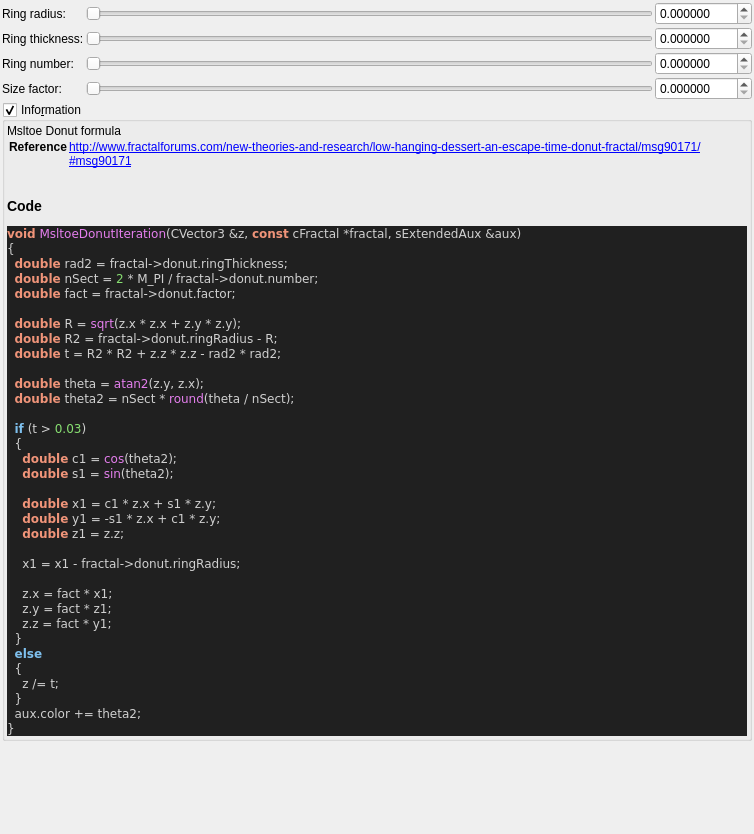
<?xml version="1.0" encoding="UTF-8"?>
<ui version="4.0">
 <class>Form</class>
 <widget class="QWidget" name="Form">
  <property name="geometry">
   <rect>
    <x>0</x>
    <y>0</y>
    <width>754</width>
    <height>834</height>
   </rect>
  </property>
  <property name="windowTitle">
   <string>Form</string>
  </property>
  <layout class="QVBoxLayout" name="verticalLayout">
   <property name="spacing">
    <number>2</number>
   </property>
   <property name="leftMargin">
    <number>2</number>
   </property>
   <property name="topMargin">
    <number>2</number>
   </property>
   <property name="rightMargin">
    <number>2</number>
   </property>
   <property name="bottomMargin">
    <number>2</number>
   </property>
   <item>
    <layout class="QGridLayout" name="gridLayout_2">
     <property name="spacing">
      <number>2</number>
     </property>
     <item row="2" column="2">
      <widget class="MyDoubleSpinBox" name="spinbox_donut_number">
       <property name="sizePolicy">
        <sizepolicy hsizetype="Minimum" vsizetype="Maximum">
         <horstretch>0</horstretch>
         <verstretch>0</verstretch>
        </sizepolicy>
       </property>
       <property name="prefix">
        <string/>
       </property>
       <property name="suffix">
        <string/>
       </property>
       <property name="decimals">
        <number>6</number>
       </property>
       <property name="minimum">
        <double>0.000000000000000</double>
       </property>
       <property name="maximum">
        <double>1000.000000000000000</double>
       </property>
       <property name="singleStep">
        <double>0.100000000000000</double>
       </property>
      </widget>
     </item>
     <item row="2" column="1">
      <widget class="QSlider" name="slider_donut_number">
       <property name="sizePolicy">
        <sizepolicy hsizetype="Expanding" vsizetype="Maximum">
         <horstretch>0</horstretch>
         <verstretch>0</verstretch>
        </sizepolicy>
       </property>
       <property name="maximum">
        <number>20000000</number>
       </property>
       <property name="singleStep">
        <number>1</number>
       </property>
       <property name="orientation">
        <enum>Qt::Horizontal</enum>
       </property>
      </widget>
     </item>
     <item row="2" column="0">
      <widget class="QLabel" name="label_10">
       <property name="text">
        <string>Ring number:</string>
       </property>
      </widget>
     </item>
     <item row="3" column="1">
      <widget class="QSlider" name="slider_donut_factor">
       <property name="sizePolicy">
        <sizepolicy hsizetype="Expanding" vsizetype="Maximum">
         <horstretch>0</horstretch>
         <verstretch>0</verstretch>
        </sizepolicy>
       </property>
       <property name="maximum">
        <number>20000000</number>
       </property>
       <property name="singleStep">
        <number>1</number>
       </property>
       <property name="orientation">
        <enum>Qt::Horizontal</enum>
       </property>
      </widget>
     </item>
     <item row="0" column="1">
      <widget class="QSlider" name="slider_donut_ring_radius">
       <property name="sizePolicy">
        <sizepolicy hsizetype="Expanding" vsizetype="Maximum">
         <horstretch>0</horstretch>
         <verstretch>0</verstretch>
        </sizepolicy>
       </property>
       <property name="maximum">
        <number>20000000</number>
       </property>
       <property name="singleStep">
        <number>1</number>
       </property>
       <property name="orientation">
        <enum>Qt::Horizontal</enum>
       </property>
      </widget>
     </item>
     <item row="0" column="0">
      <widget class="QLabel" name="label_7">
       <property name="text">
        <string>Ring radius:</string>
       </property>
      </widget>
     </item>
     <item row="3" column="2">
      <widget class="MyDoubleSpinBox" name="spinbox_donut_factor">
       <property name="sizePolicy">
        <sizepolicy hsizetype="Minimum" vsizetype="Maximum">
         <horstretch>0</horstretch>
         <verstretch>0</verstretch>
        </sizepolicy>
       </property>
       <property name="prefix">
        <string/>
       </property>
       <property name="suffix">
        <string/>
       </property>
       <property name="decimals">
        <number>6</number>
       </property>
       <property name="minimum">
        <double>0.000000000000000</double>
       </property>
       <property name="maximum">
        <double>1000.000000000000000</double>
       </property>
       <property name="singleStep">
        <double>0.100000000000000</double>
       </property>
      </widget>
     </item>
     <item row="0" column="2">
      <widget class="MyDoubleSpinBox" name="spinbox_donut_ring_radius">
       <property name="sizePolicy">
        <sizepolicy hsizetype="Minimum" vsizetype="Maximum">
         <horstretch>0</horstretch>
         <verstretch>0</verstretch>
        </sizepolicy>
       </property>
       <property name="prefix">
        <string/>
       </property>
       <property name="suffix">
        <string/>
       </property>
       <property name="decimals">
        <number>6</number>
       </property>
       <property name="minimum">
        <double>0.000000000000000</double>
       </property>
       <property name="maximum">
        <double>1000.000000000000000</double>
       </property>
       <property name="singleStep">
        <double>0.100000000000000</double>
       </property>
      </widget>
     </item>
     <item row="1" column="0">
      <widget class="QLabel" name="label_9">
       <property name="text">
        <string>Ring thickness:</string>
       </property>
      </widget>
     </item>
     <item row="1" column="1">
      <widget class="QSlider" name="slider_donut_ring_thickness">
       <property name="sizePolicy">
        <sizepolicy hsizetype="Expanding" vsizetype="Maximum">
         <horstretch>0</horstretch>
         <verstretch>0</verstretch>
        </sizepolicy>
       </property>
       <property name="maximum">
        <number>20000000</number>
       </property>
       <property name="singleStep">
        <number>1</number>
       </property>
       <property name="orientation">
        <enum>Qt::Horizontal</enum>
       </property>
      </widget>
     </item>
     <item row="3" column="0">
      <widget class="QLabel" name="label_11">
       <property name="text">
        <string>Size factor:</string>
       </property>
      </widget>
     </item>
     <item row="1" column="2">
      <widget class="MyDoubleSpinBox" name="spinbox_donut_ring_thickness">
       <property name="sizePolicy">
        <sizepolicy hsizetype="Minimum" vsizetype="Maximum">
         <horstretch>0</horstretch>
         <verstretch>0</verstretch>
        </sizepolicy>
       </property>
       <property name="prefix">
        <string/>
       </property>
       <property name="suffix">
        <string/>
       </property>
       <property name="decimals">
        <number>6</number>
       </property>
       <property name="minimum">
        <double>0.000000000000000</double>
       </property>
       <property name="maximum">
        <double>1000.000000000000000</double>
       </property>
       <property name="singleStep">
        <double>0.010000000000000</double>
       </property>
      </widget>
     </item>
    </layout>
   </item>
   <item>
    <widget class="MyGroupBox" name="groupCheck_info">
     <property name="title">
      <string>Info&amp;rmation</string>
     </property>
     <property name="flat">
      <bool>false</bool>
     </property>
     <property name="checkable">
      <bool>true</bool>
     </property>
     <layout class="QVBoxLayout" name="verticalLayout_2">
      <property name="spacing">
       <number>2</number>
      </property>
      <property name="leftMargin">
       <number>2</number>
      </property>
      <property name="topMargin">
       <number>2</number>
      </property>
      <property name="rightMargin">
       <number>2</number>
      </property>
      <property name="bottomMargin">
       <number>2</number>
      </property>
      <item>
       <widget class="QLabel" name="label_code_content">
        <property name="text">
         <string>&lt;p&gt;Msltoe Donut formula&lt;/p&gt;&lt;table&gt;
&lt;tr&gt;&lt;th&gt;Reference&lt;/th&gt;&lt;td&gt;&lt;a href=&quot;http://www.fractalforums.com/new-theories-and-research/low-hanging-dessert-an-escape-time-donut-fractal/msg90171/#msg90171&quot;&gt;http://www.fractalforums.com/new-theories-and-research/low-hanging-dessert-an-escape-time-donut-fractal/msg90171/#msg90171&lt;br&gt;
&lt;/td&gt;&lt;/tr&gt;
&lt;/table&gt;
&lt;h3&gt;Code&lt;/h3&gt;
&lt;body style=&quot;background-color:#202020&quot;&gt;
&lt;pre style=&quot;color:#d0d0d0; background-color:#202020;  font-family:'Courier New',monospace;&quot;&gt;&lt;span style=&quot;color:#f09479; font-weight:bold&quot;&gt;void&lt;/span&gt; &lt;span style=&quot;color:#e47eed&quot;&gt;MsltoeDonutIteration&lt;/span&gt;&lt;span style=&quot;color:#d0d0d0&quot;&gt;(&lt;/span&gt;CVector3 &lt;span style=&quot;color:#d0d0d0&quot;&gt;&amp;amp;&lt;/span&gt;z&lt;span style=&quot;color:#d0d0d0&quot;&gt;,&lt;/span&gt; &lt;span style=&quot;color:#f09479; font-weight:bold&quot;&gt;const&lt;/span&gt; cFractal &lt;span style=&quot;color:#d0d0d0&quot;&gt;*&lt;/span&gt;fractal&lt;span style=&quot;color:#d0d0d0&quot;&gt;,&lt;/span&gt; sExtendedAux &lt;span style=&quot;color:#d0d0d0&quot;&gt;&amp;amp;&lt;/span&gt;aux&lt;span style=&quot;color:#d0d0d0&quot;&gt;)&lt;/span&gt;
&lt;span style=&quot;color:#d0d0d0&quot;&gt;{&lt;/span&gt;
  &lt;span style=&quot;color:#f09479; font-weight:bold&quot;&gt;double&lt;/span&gt; rad2 &lt;span style=&quot;color:#d0d0d0&quot;&gt;=&lt;/span&gt; fractal&lt;span style=&quot;color:#d0d0d0&quot;&gt;-&amp;gt;&lt;/span&gt;donut&lt;span style=&quot;color:#d0d0d0&quot;&gt;.&lt;/span&gt;ringThickness&lt;span style=&quot;color:#d0d0d0&quot;&gt;;&lt;/span&gt;
  &lt;span style=&quot;color:#f09479; font-weight:bold&quot;&gt;double&lt;/span&gt; nSect &lt;span style=&quot;color:#d0d0d0&quot;&gt;=&lt;/span&gt; &lt;span style=&quot;color:#87df71&quot;&gt;2&lt;/span&gt; &lt;span style=&quot;color:#d0d0d0&quot;&gt;*&lt;/span&gt; M_PI &lt;span style=&quot;color:#d0d0d0&quot;&gt;/&lt;/span&gt; fractal&lt;span style=&quot;color:#d0d0d0&quot;&gt;-&amp;gt;&lt;/span&gt;donut&lt;span style=&quot;color:#d0d0d0&quot;&gt;.&lt;/span&gt;number&lt;span style=&quot;color:#d0d0d0&quot;&gt;;&lt;/span&gt;
  &lt;span style=&quot;color:#f09479; font-weight:bold&quot;&gt;double&lt;/span&gt; fact &lt;span style=&quot;color:#d0d0d0&quot;&gt;=&lt;/span&gt; fractal&lt;span style=&quot;color:#d0d0d0&quot;&gt;-&amp;gt;&lt;/span&gt;donut&lt;span style=&quot;color:#d0d0d0&quot;&gt;.&lt;/span&gt;factor&lt;span style=&quot;color:#d0d0d0&quot;&gt;;&lt;/span&gt;

  &lt;span style=&quot;color:#f09479; font-weight:bold&quot;&gt;double&lt;/span&gt; R &lt;span style=&quot;color:#d0d0d0&quot;&gt;=&lt;/span&gt; &lt;span style=&quot;color:#e47eed&quot;&gt;sqrt&lt;/span&gt;&lt;span style=&quot;color:#d0d0d0&quot;&gt;(&lt;/span&gt;z&lt;span style=&quot;color:#d0d0d0&quot;&gt;.&lt;/span&gt;x &lt;span style=&quot;color:#d0d0d0&quot;&gt;*&lt;/span&gt; z&lt;span style=&quot;color:#d0d0d0&quot;&gt;.&lt;/span&gt;x &lt;span style=&quot;color:#d0d0d0&quot;&gt;+&lt;/span&gt; z&lt;span style=&quot;color:#d0d0d0&quot;&gt;.&lt;/span&gt;y &lt;span style=&quot;color:#d0d0d0&quot;&gt;*&lt;/span&gt; z&lt;span style=&quot;color:#d0d0d0&quot;&gt;.&lt;/span&gt;y&lt;span style=&quot;color:#d0d0d0&quot;&gt;);&lt;/span&gt;
  &lt;span style=&quot;color:#f09479; font-weight:bold&quot;&gt;double&lt;/span&gt; R2 &lt;span style=&quot;color:#d0d0d0&quot;&gt;=&lt;/span&gt; fractal&lt;span style=&quot;color:#d0d0d0&quot;&gt;-&amp;gt;&lt;/span&gt;donut&lt;span style=&quot;color:#d0d0d0&quot;&gt;.&lt;/span&gt;ringRadius &lt;span style=&quot;color:#d0d0d0&quot;&gt;-&lt;/span&gt; R&lt;span style=&quot;color:#d0d0d0&quot;&gt;;&lt;/span&gt;
  &lt;span style=&quot;color:#f09479; font-weight:bold&quot;&gt;double&lt;/span&gt; t &lt;span style=&quot;color:#d0d0d0&quot;&gt;=&lt;/span&gt; R2 &lt;span style=&quot;color:#d0d0d0&quot;&gt;*&lt;/span&gt; R2 &lt;span style=&quot;color:#d0d0d0&quot;&gt;+&lt;/span&gt; z&lt;span style=&quot;color:#d0d0d0&quot;&gt;.&lt;/span&gt;z &lt;span style=&quot;color:#d0d0d0&quot;&gt;*&lt;/span&gt; z&lt;span style=&quot;color:#d0d0d0&quot;&gt;.&lt;/span&gt;z &lt;span style=&quot;color:#d0d0d0&quot;&gt;-&lt;/span&gt; rad2 &lt;span style=&quot;color:#d0d0d0&quot;&gt;*&lt;/span&gt; rad2&lt;span style=&quot;color:#d0d0d0&quot;&gt;;&lt;/span&gt;

  &lt;span style=&quot;color:#f09479; font-weight:bold&quot;&gt;double&lt;/span&gt; theta &lt;span style=&quot;color:#d0d0d0&quot;&gt;=&lt;/span&gt; &lt;span style=&quot;color:#e47eed&quot;&gt;atan2&lt;/span&gt;&lt;span style=&quot;color:#d0d0d0&quot;&gt;(&lt;/span&gt;z&lt;span style=&quot;color:#d0d0d0&quot;&gt;.&lt;/span&gt;y&lt;span style=&quot;color:#d0d0d0&quot;&gt;,&lt;/span&gt; z&lt;span style=&quot;color:#d0d0d0&quot;&gt;.&lt;/span&gt;x&lt;span style=&quot;color:#d0d0d0&quot;&gt;);&lt;/span&gt;
  &lt;span style=&quot;color:#f09479; font-weight:bold&quot;&gt;double&lt;/span&gt; theta2 &lt;span style=&quot;color:#d0d0d0&quot;&gt;=&lt;/span&gt; nSect &lt;span style=&quot;color:#d0d0d0&quot;&gt;*&lt;/span&gt; &lt;span style=&quot;color:#e47eed&quot;&gt;round&lt;/span&gt;&lt;span style=&quot;color:#d0d0d0&quot;&gt;(&lt;/span&gt;theta &lt;span style=&quot;color:#d0d0d0&quot;&gt;/&lt;/span&gt; nSect&lt;span style=&quot;color:#d0d0d0&quot;&gt;);&lt;/span&gt;

  &lt;span style=&quot;color:#7ec0ee; font-weight:bold&quot;&gt;if&lt;/span&gt; &lt;span style=&quot;color:#d0d0d0&quot;&gt;(&lt;/span&gt;t &lt;span style=&quot;color:#d0d0d0&quot;&gt;&amp;gt;&lt;/span&gt; &lt;span style=&quot;color:#87df71&quot;&gt;0.03&lt;/span&gt;&lt;span style=&quot;color:#d0d0d0&quot;&gt;)&lt;/span&gt;
  &lt;span style=&quot;color:#d0d0d0&quot;&gt;{&lt;/span&gt;
    &lt;span style=&quot;color:#f09479; font-weight:bold&quot;&gt;double&lt;/span&gt; c1 &lt;span style=&quot;color:#d0d0d0&quot;&gt;=&lt;/span&gt; &lt;span style=&quot;color:#e47eed&quot;&gt;cos&lt;/span&gt;&lt;span style=&quot;color:#d0d0d0&quot;&gt;(&lt;/span&gt;theta2&lt;span style=&quot;color:#d0d0d0&quot;&gt;);&lt;/span&gt;
    &lt;span style=&quot;color:#f09479; font-weight:bold&quot;&gt;double&lt;/span&gt; s1 &lt;span style=&quot;color:#d0d0d0&quot;&gt;=&lt;/span&gt; &lt;span style=&quot;color:#e47eed&quot;&gt;sin&lt;/span&gt;&lt;span style=&quot;color:#d0d0d0&quot;&gt;(&lt;/span&gt;theta2&lt;span style=&quot;color:#d0d0d0&quot;&gt;);&lt;/span&gt;

    &lt;span style=&quot;color:#f09479; font-weight:bold&quot;&gt;double&lt;/span&gt; x1 &lt;span style=&quot;color:#d0d0d0&quot;&gt;=&lt;/span&gt; c1 &lt;span style=&quot;color:#d0d0d0&quot;&gt;*&lt;/span&gt; z&lt;span style=&quot;color:#d0d0d0&quot;&gt;.&lt;/span&gt;x &lt;span style=&quot;color:#d0d0d0&quot;&gt;+&lt;/span&gt; s1 &lt;span style=&quot;color:#d0d0d0&quot;&gt;*&lt;/span&gt; z&lt;span style=&quot;color:#d0d0d0&quot;&gt;.&lt;/span&gt;y&lt;span style=&quot;color:#d0d0d0&quot;&gt;;&lt;/span&gt;
    &lt;span style=&quot;color:#f09479; font-weight:bold&quot;&gt;double&lt;/span&gt; y1 &lt;span style=&quot;color:#d0d0d0&quot;&gt;= -&lt;/span&gt;s1 &lt;span style=&quot;color:#d0d0d0&quot;&gt;*&lt;/span&gt; z&lt;span style=&quot;color:#d0d0d0&quot;&gt;.&lt;/span&gt;x &lt;span style=&quot;color:#d0d0d0&quot;&gt;+&lt;/span&gt; c1 &lt;span style=&quot;color:#d0d0d0&quot;&gt;*&lt;/span&gt; z&lt;span style=&quot;color:#d0d0d0&quot;&gt;.&lt;/span&gt;y&lt;span style=&quot;color:#d0d0d0&quot;&gt;;&lt;/span&gt;
    &lt;span style=&quot;color:#f09479; font-weight:bold&quot;&gt;double&lt;/span&gt; z1 &lt;span style=&quot;color:#d0d0d0&quot;&gt;=&lt;/span&gt; z&lt;span style=&quot;color:#d0d0d0&quot;&gt;.&lt;/span&gt;z&lt;span style=&quot;color:#d0d0d0&quot;&gt;;&lt;/span&gt;

    x1 &lt;span style=&quot;color:#d0d0d0&quot;&gt;=&lt;/span&gt; x1 &lt;span style=&quot;color:#d0d0d0&quot;&gt;-&lt;/span&gt; fractal&lt;span style=&quot;color:#d0d0d0&quot;&gt;-&amp;gt;&lt;/span&gt;donut&lt;span style=&quot;color:#d0d0d0&quot;&gt;.&lt;/span&gt;ringRadius&lt;span style=&quot;color:#d0d0d0&quot;&gt;;&lt;/span&gt;

    z&lt;span style=&quot;color:#d0d0d0&quot;&gt;.&lt;/span&gt;x &lt;span style=&quot;color:#d0d0d0&quot;&gt;=&lt;/span&gt; fact &lt;span style=&quot;color:#d0d0d0&quot;&gt;*&lt;/span&gt; x1&lt;span style=&quot;color:#d0d0d0&quot;&gt;;&lt;/span&gt;
    z&lt;span style=&quot;color:#d0d0d0&quot;&gt;.&lt;/span&gt;y &lt;span style=&quot;color:#d0d0d0&quot;&gt;=&lt;/span&gt; fact &lt;span style=&quot;color:#d0d0d0&quot;&gt;*&lt;/span&gt; z1&lt;span style=&quot;color:#d0d0d0&quot;&gt;;&lt;/span&gt;
    z&lt;span style=&quot;color:#d0d0d0&quot;&gt;.&lt;/span&gt;z &lt;span style=&quot;color:#d0d0d0&quot;&gt;=&lt;/span&gt; fact &lt;span style=&quot;color:#d0d0d0&quot;&gt;*&lt;/span&gt; y1&lt;span style=&quot;color:#d0d0d0&quot;&gt;;&lt;/span&gt;
  &lt;span style=&quot;color:#d0d0d0&quot;&gt;}&lt;/span&gt;
  &lt;span style=&quot;color:#7ec0ee; font-weight:bold&quot;&gt;else&lt;/span&gt;
  &lt;span style=&quot;color:#d0d0d0&quot;&gt;{&lt;/span&gt;
    z &lt;span style=&quot;color:#d0d0d0&quot;&gt;/=&lt;/span&gt; t&lt;span style=&quot;color:#d0d0d0&quot;&gt;;&lt;/span&gt;
  &lt;span style=&quot;color:#d0d0d0&quot;&gt;}&lt;/span&gt;
  aux&lt;span style=&quot;color:#d0d0d0&quot;&gt;.&lt;/span&gt;color &lt;span style=&quot;color:#d0d0d0&quot;&gt;+=&lt;/span&gt; theta2&lt;span style=&quot;color:#d0d0d0&quot;&gt;;&lt;/span&gt;
&lt;span style=&quot;color:#d0d0d0&quot;&gt;}&lt;/span&gt;
&lt;/pre&gt;
&lt;/body&gt;</string>
        </property>
        <property name="wordWrap">
         <bool>true</bool>
        </property>
        <property name="openExternalLinks">
         <bool>true</bool>
        </property>
        <property name="textInteractionFlags">
         <set>Qt::LinksAccessibleByMouse|Qt::TextSelectableByMouse</set>
        </property>
       </widget>
      </item>
     </layout>
    </widget>
   </item>
   <item>
    <spacer name="verticalSpacer">
     <property name="orientation">
      <enum>Qt::Vertical</enum>
     </property>
     <property name="sizeHint" stdset="0">
      <size>
       <width>20</width>
       <height>40</height>
      </size>
     </property>
    </spacer>
   </item>
  </layout>
 </widget>
 <customwidgets>
  <customwidget>
   <class>MyDoubleSpinBox</class>
   <extends>QDoubleSpinBox</extends>
   <header>my_double_spin_box.h</header>
  </customwidget>
  <customwidget>
   <class>MyGroupBox</class>
   <extends>QGroupBox</extends>
   <header>my_group_box.h</header>
   <container>1</container>
  </customwidget>
 </customwidgets>
 <resources/>
 <connections/>
</ui>
